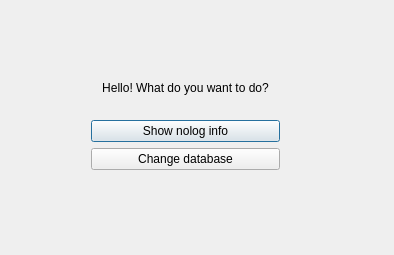
<?xml version="1.0" encoding="UTF-8"?>
<ui version="4.0">
 <class>menu</class>
 <widget class="QDialog" name="menu">
  <property name="geometry">
   <rect>
    <x>0</x>
    <y>0</y>
    <width>394</width>
    <height>255</height>
   </rect>
  </property>
  <property name="windowTitle">
   <string>menu</string>
  </property>
  <widget class="QWidget" name="layoutWidget">
   <property name="geometry">
    <rect>
     <x>80</x>
     <y>50</y>
     <width>211</width>
     <height>131</height>
    </rect>
   </property>
   <layout class="QVBoxLayout" name="verticalLayout">
    <item>
     <widget class="QLabel" name="welcome">
      <property name="frameShape">
       <enum>QFrame::NoFrame</enum>
      </property>
      <property name="lineWidth">
       <number>0</number>
      </property>
      <property name="midLineWidth">
       <number>0</number>
      </property>
      <property name="text">
       <string>Hello! What do you want to do?</string>
      </property>
      <property name="textFormat">
       <enum>Qt::AutoText</enum>
      </property>
      <property name="alignment">
       <set>Qt::AlignCenter</set>
      </property>
      <property name="margin">
       <number>0</number>
      </property>
      <property name="textInteractionFlags">
       <set>Qt::NoTextInteraction</set>
      </property>
     </widget>
    </item>
    <item>
     <widget class="QPushButton" name="pushButton_nolog">
      <property name="text">
       <string>Show nolog info</string>
      </property>
     </widget>
    </item>
    <item>
     <widget class="QPushButton" name="pushButton_change">
      <property name="text">
       <string>Change database</string>
      </property>
      <property name="iconSize">
       <size>
        <width>20</width>
        <height>20</height>
       </size>
      </property>
     </widget>
    </item>
   </layout>
  </widget>
 </widget>
 <layoutdefault spacing="6" margin="11"/>
 <resources/>
 <connections/>
</ui>
